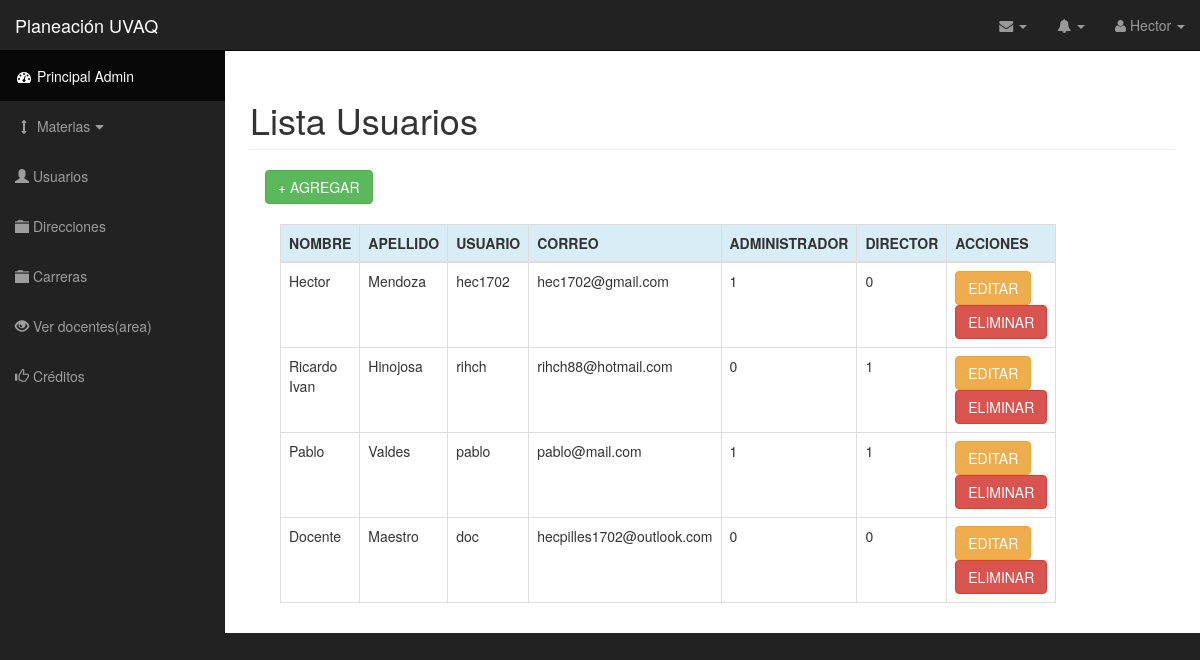
The page /usuariosAdmin.php (signed in) on the database as committed earlier.
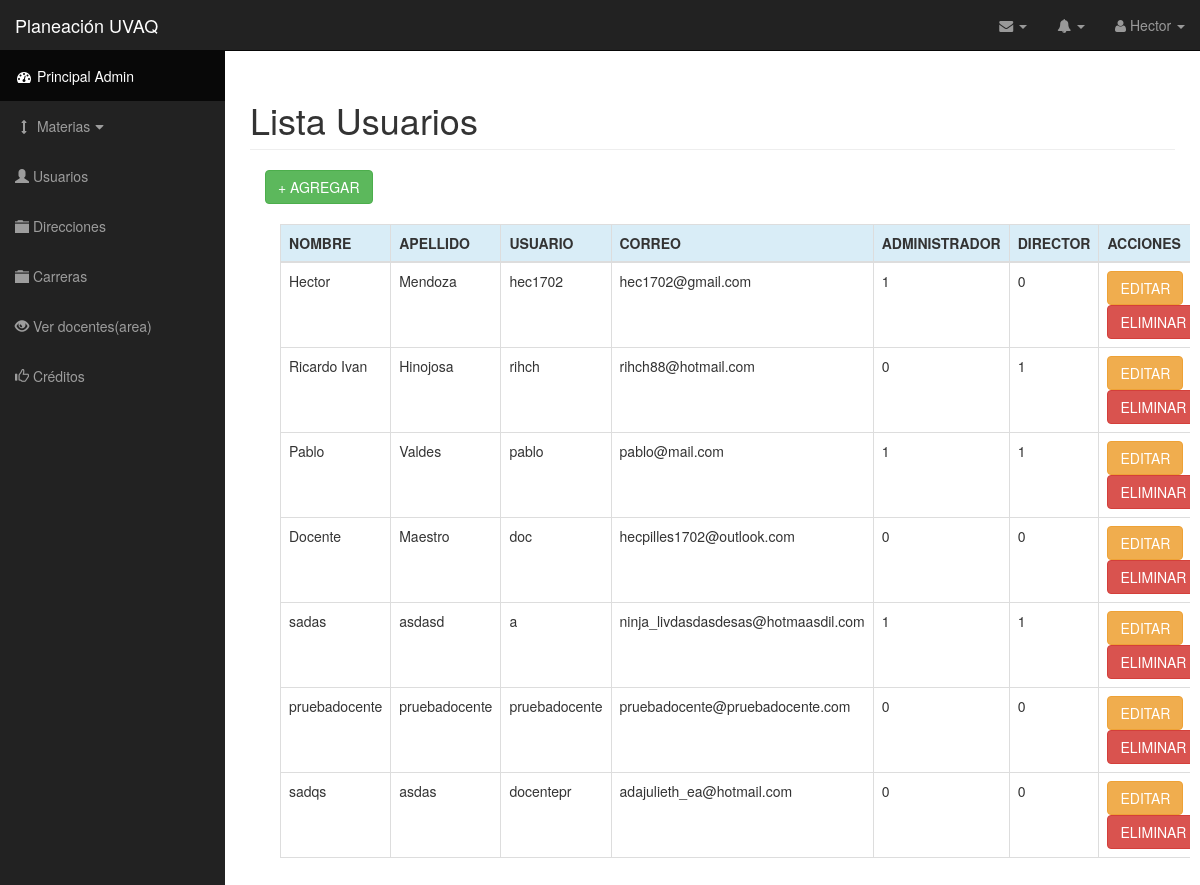
The same page on the database as committed later.
### tables this page shows
CREATE TABLE IF NOT EXISTS `usuarios` (
  `id_usuario` int(11) NOT NULL,
  `usuario` varchar(20) NOT NULL,
  `nombre` varchar(40) NOT NULL,
  `apellido` varchar(40) NOT NULL,
  `pass` varchar(40) NOT NULL,
  `correo` varchar(50) NOT NULL,
  `grado_academ` varchar(50) NOT NULL,
  `formacion` varchar(40) NOT NULL,
  `admin` int(1) NOT NULL,
  `director` int(11) NOT NULL,
  `id_director` int(11) NOT NULL
);

### usuariosAdmin.php (the view, shortened to what this page needs)
<?php include('conect.php'); ?>
<!DOCTYPE html>
<html lang="en">
    <?php include('head.php'); ?>
    <body>
        <div id="wrapper">
            <nav class="navbar navbar-inverse navbar-fixed-top" role="navigation">
                <?php include("navbarHeader.php"); include("sidebar.php"); ?>
            </nav>
            <div id="page-wrapper">
                <div class="container-fluid table-responsive">
                    <h1 class="page-header">
                    Lista Usuarios
                    </h1>
                    <div class="col-md-12">
                        <?php
                        $sql = mysqli_query($link, "SELECT * FROM usuarios");
                        ?>
                        <a href="#agregarUsr" class="btn btn-success" data-toggle="modal">+ AGREGAR</a><br><br>
                        <div class="col-lg-10 col-md-10 col-sm-12 col-xs-12">
                            <table class="table table-hover table-bordered table-responsive">
                                <thead>
                                    <tr class="info">
                                        <th>NOMBRE</th>
                                        <th>APELLIDO</th>
                                        <th>USUARIO</th>
                                        <th>CORREO</th>
                                        <th>ADMINISTRADOR</th>
                                        <th>DIRECTOR</th>
                                        <th>ACCIONES</th>
                                    </tr>
                                </thead>
                                <tbody>
                                   <?php while ($row = mysqli_fetch_row($sql)) {
                                    ?>
                                    <tr>
                                        <td><?php echo $row[2]; ?></td>
                                        <td><?php echo $row[3]; ?></td>
                                        <td><?php echo $row[1]; ?></td>
                                        <td><?php echo $row[5]; ?></td>
                                        <td><?php echo $row[8]; ?></td>
                                        <td><?php echo $row[9]; ?></td>
                                        <td><input type="button" name="viewRef" id="<?php echo $row[0]; ?>" class="edit_data btn btn-warning" value="EDITAR"><a href="eliminarUsr.php?id_usuario=<?php echo $row[0]; ?>" class="btn btn btn-danger">ELIMINAR</a></td>
                                        </tr>
                                    <?php
                                    } ?>
                                </tbody>
                            </table>
                        </div>
                    </div>
                </div>
            </div>
        </div>
    </body>
</html>

### head.php (shortened to what this page needs)
<head>
    <link href="css/bootstrap.min.css" rel="stylesheet">
    <link href="css/sb-admin.css" rel="stylesheet">
    <link href="font-awesome/css/font-awesome.min.css" rel="stylesheet" type="text/css">
    <link rel="stylesheet" href="css/bootstrap-select.min.css">
</head>

### navbarHeader.php (shortened to what this page needs)
<?php
$sql = "SELECT nombre FROM usuarios WHERE id_usuario = $_SESSION[id_usuario]";
$res= @mysql_query($sql) or die(mysql_error());
$data = mysql_fetch_assoc($res);
?>
<div class="navbar-header">
    <a class="navbar-brand" href="index.php">Planeación UVAQ</a>
</div>
<ul class="nav navbar-right top-nav">
    <li class="dropdown">
        <a href="#" class="dropdown-toggle" data-toggle="dropdown"><i class="fa fa-envelope"></i> <b class="caret"></b></a>
    </li>
    <li class="dropdown">
        <a href="#" class="dropdown-toggle" data-toggle="dropdown"><i class="fa fa-bell"></i> <b class="caret"></b></a>
    </li>
    <li class="dropdown">
        <a href="#" class="dropdown-toggle" data-toggle="dropdown"><i class="fa fa-user"></i> <?php echo $data['nombre']; ?> <b class="caret"></b></a>
    </li>
</ul>

### sidebar.php (shortened to what this page needs)
<?php
$tipo = "SELECT admin FROM usuarios WHERE id_usuario = $_SESSION[id_usuario]";
$tipo2 = "SELECT director FROM usuarios WHERE id_usuario = $_SESSION[id_usuario]";
$res= @mysql_query($tipo) or die(mysql_error());
$data = mysql_fetch_assoc($res);
$res2= @mysql_query($tipo2) or die(mysql_error());
$data2 = mysql_fetch_assoc($res2);
                if ($data["admin"] === "1" and $data2["director"] === "0" ) {
?>
<div class="collapse navbar-collapse navbar-ex1-collapse">
    <ul class="nav navbar-nav side-nav">
        <li class="active">
                <a href="index.php"><i class="fa fa-fw fa-dashboard"></i> Principal Admin</a>
        </li>
        <li>
            <a href="javascript:;" data-toggle="collapse" data-target="#demo"><i class="fa fa-fw fa-arrows-v"></i> Materias<i class="fa fa-fw fa-caret-down"></i></a>
        </li>
            <li>
                <a href="usuariosAdmin.php"><i class="glyphicon glyphicon-user"></i> Usuarios<i></i></a>
            </li>
            <li>
                <a href="direccionesAdmin.php"><i class="glyphicon glyphicon-folder-close"></i> Direcciones<i></i></a>
            </li>
             <li>
                <a href="carreras.php"><i class="glyphicon glyphicon-folder-close"></i> Carreras<i></i></a>
            </li>
            <li>
                    <a href="docentes.php"> <i class="glyphicon glyphicon-eye-open"></i> Ver docentes(area)</a>
                </li>
        <li>
            <a href="creditos.php"><i class="glyphicon glyphicon-thumbs-up"></i> Créditos</a>
        </li>
    </ul>
</div>
<?php
                }  else  if ($data["admin"] === "0" && $data2["director"] === "1" ) {
?>
<div class="collapse navbar-collapse navbar-ex1-collapse">
    <ul class="nav navbar-nav side-nav">
        <li class="active">
                <a href="index.php"><i class="fa fa-fw fa-dashboard"></i> Principal </a>
        </li>
        <!-- <li>
            <a href="charts.html"><i class="fa fa-fw fa-bar-chart-o"></i> Estadísticas</a>
        </li>
        <li>
            <a href="tables.html"><i class="fa fa-fw fa-table"></i> Tables</a>
        </li>
        <li>
            <a href="forms.html"><i class="fa fa-fw fa-edit"></i> Forms</a>
        </li>
        <li>
            <a href="bootstrap-elements.html"><i class="fa fa-fw fa-desktop"></i> Bootstrap Elements</a>
        </li>
        <li>
            <a href="bootstrap-grid.html"><i class="fa fa-fw fa-wrench"></i> Bootstrap Grid</a>
        </li> -->
        <li>
            <a href="javascript:;" data-toggle="collapse" data-target="#demo"><i class="fa fa-fw fa-arrows-v"></i> Materias<i class="fa fa-fw fa-caret-down"></i></a>
            <ul id="demo" class="collapse">
                <li>
                    <a href="referencias.php"> <i class="glyphicon glyphicon-book"></i> Referencias</a>
                </li>
                <li>
                    <a href="num_clases.php"> <i class="glyphicon glyphicon-plus"></i> Agregar materia</a>
                </li>
                <li>
                    <a href="materias.php"> <i class="glyphicon glyphicon-eye-open"></i> Ver materias</a>
                </li>
                    <li>
                    <a href="materiasdocentes.php"> <i class="glyphicon glyphicon-eye-open"></i> Ver materias (Docentes)</a>
                </li>
            </ul>
        </li>
 <li>
                    <a href="docentes.php"> <i class="glyphicon glyphicon-eye-open"></i> Ver docentes(area)</a>
                </li>
        <!--<li>
            <a href="blank-page.html"><i class="fa fa-fw fa-file"></i> Blank Page</a>
        </li>-->
        <!--         <li>
            <a href="index-rtl.html"><i class="fa fa-fw fa-dashboard"></i> Cambio interfaz</a>
        </li> -->
        <li>
            <a href="creditos.php"><i class="glyphicon glyphicon-thumbs-up"></i> Créditos</a>
        </li>
    </ul>
</div>
<?php
                } else  if ($data["admin"] === "0" && $data2["director"] === "0" ) {
?>
<div class="collapse navbar-collapse navbar-ex1-collapse">
    <ul class="nav navbar-nav side-nav">
        <li class="active">
                <a href="index.php"><i class="fa fa-fw fa-dashboard"></i> Principal </a>
        </li>
        <!-- <li>
            <a href="charts.html"><i class="fa fa-fw fa-bar-chart-o"></i> Estadísticas</a>
        </li>
        <li>
            <a href="tables.html"><i class="fa fa-fw fa-table"></i> Tables</a>
        </li>
        <li>
            <a href="forms.html"><i class="fa fa-fw fa-edit"></i> Forms</a>
        </li>
        <li>
            <a href="bootstrap-elements.html"><i class="fa fa-fw fa-desktop"></i> Bootstrap Elements</a>
        </li>
        <li>
            <a href="bootstrap-grid.html"><i class="fa fa-fw fa-wrench"></i> Bootstrap Grid</a>
        </li> -->
        <li>
            <a href="javascript:;" data-toggle="collapse" data-target="#demo"><i class="fa fa-fw fa-arrows-v"></i> Materias<i class="fa fa-fw fa-caret-down"></i></a>
            <ul id="demo" class="collapse">
                <li>
                    <a href="referencias.php"> <i class="glyphicon glyphicon-book"></i> Referencias</a>
                </li>
                <li>
                    <a href="num_clases.php"> <i class="glyphicon glyphicon-plus"></i> Agregar materia</a>
                </li>
                <li>
                    <a href="materias.php"> <i class="glyphicon glyphicon-eye-open"></i> Ver materias</a>
                </li>
            </ul>
        </li>
        <!--<li>
            <a href="blank-page.html"><i class="fa fa-fw fa-file"></i> Blank Page</a>
        </li>-->
        <!--         <li>
            <a href="index-rtl.html"><i class="fa fa-fw fa-dashboard"></i> Cambio interfaz</a>
        </li> -->
        <li>
            <a href="creditos.php"><i class="glyphicon glyphicon-thumbs-up"></i> Créditos</a>
        </li>
    </ul>
</div>
<?php
                }
            ?>

### css/sb-admin.css (style rules this page uses)
body { margin-top: 100px; background-color: #222; }
@media (min-width:768px) { body { margin-top: 50px; } }
#wrapper { padding-left: 0; }
#page-wrapper { width: 100%; padding: 0; background-color: #fff; }
@media (min-width:768px) { #wrapper { padding-left: 225px; } }
@media (min-width:768px) { #page-wrapper { padding: 10px; } }
.top-nav { padding: 0 15px; }
.top-nav>li { display: inline-block; float: left; }
.top-nav>li>a { padding-top: 15px; padding-bottom: 15px; line-height: 20px; color: #999; }
@media (min-width:768px) { .side-nav { position: fixed; top: 51px; left: 225px; width: 225px; margin-left: -225px; border: none; border-radius: 0; overflow-y: auto; background-color: #222; bottom: 0; overflow-x: hidden; padding-bottom: 40px; } }
@media (min-width:768px) { .side-nav>li>a { width: 225px; } }

Rows that differ between the two databases and show on the page:
added usuarios: nombre "sadas", apellido "asdasd", usuario "a", correo "ninja_livdasdasdesas@hotmaasdil.com", admin "1", director "1"
added usuarios: nombre "pruebadocente", apellido "pruebadocente", usuario "pruebadocente", correo "pruebadocente@pruebadocente.com", admin "0", director "0"
added usuarios: nombre "sadqs", apellido "asdas", usuario "docentepr", correo "adajulieth_ea@hotmail.com", admin "0", director "0"
